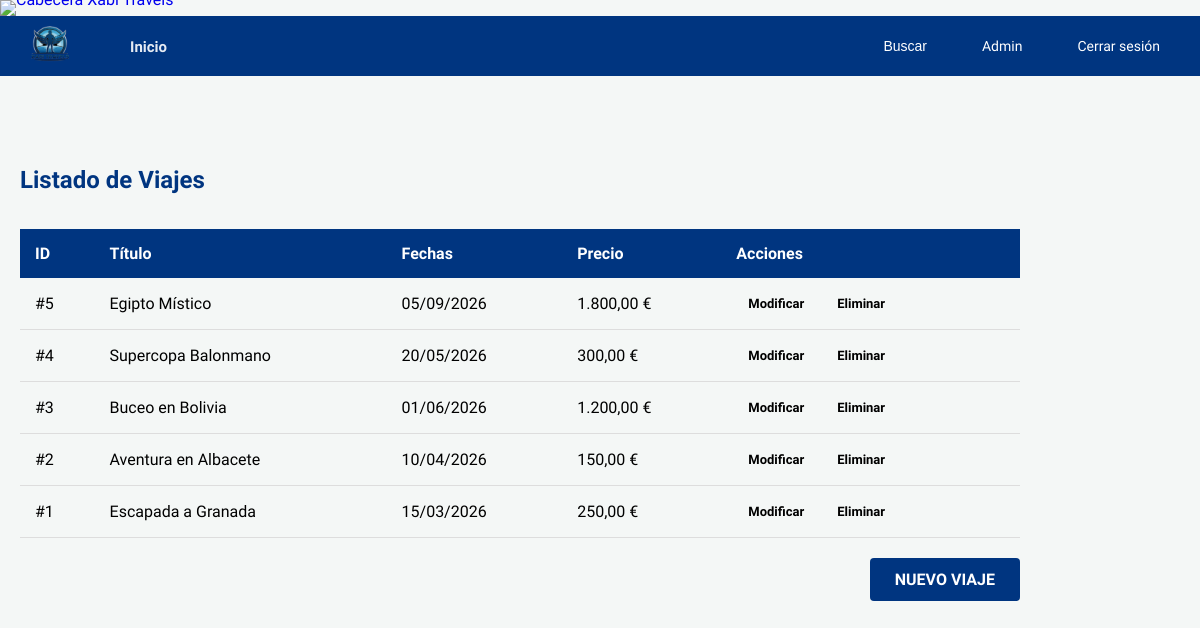
The page /app/admin/ver_viajes.php (signed in) on the database its author committed.
### tables this page shows
CREATE TABLE IF NOT EXISTS `viajes` (
  `id_viaje` int(11) NOT NULL AUTO_INCREMENT,
  `titulo` varchar(200) NOT NULL,
  `descripcion` text NOT NULL,
  `fecha_inicio` date NOT NULL,
  `fecha_fin` date NOT NULL,
  `precio` decimal(10,2) NOT NULL,
  `destacado` tinyint(1) NOT NULL DEFAULT 0,
  `tipo_viaje` varchar(50) NOT NULL,
  `plazas` int(11) NOT NULL,
  `imagen` varchar(255) NOT NULL,
  `continente` varchar(100) DEFAULT NULL,
  `destino` varchar(100) DEFAULT NULL,
  `itinerario` text DEFAULT NULL,
  PRIMARY KEY (`id_viaje`)
);

### app/clases/Viaje.php (called while the page is built, shortened)
<?php
class Viaje {
    private $con;
    public function __construct($conexion) {
        $this->con = $conexion;
    }
    public function obtenerTodos() {
        $stmt = $this->con->prepare("SELECT * FROM viajes ORDER BY id_viaje DESC");
        $stmt->execute();
        return $stmt;
    }
}
?>

### app/admin/ver_viajes.php (the view, shortened to what this page needs)
<?php
include("../config.php");
include("../clases/Viaje.php");
$viajeObj = new Viaje($con);
$lista = $viajeObj->obtenerTodos();
include("../vistas/header.php");
include("../vistas/navbar.php");
?>
<!DOCTYPE html>
<html lang="es">
<head>
    <link rel="stylesheet" href="../assets/css/styles.css">
</head>
<body>
    <div class="main_wrapper">
        <div class="content_wrapper">
            <div class="admin-panel-wrapper" style="max-width: 1000px;">
                <h2 class="admin-title">Listado de Viajes</h2>
                <table class="admin-list-table">
                    <thead>
                        <tr>
                            <th>ID</th>
                            <th>Título</th>
                            <th>Fechas</th>
                            <th>Precio</th>
                            <th>Acciones</th>
                        </tr>
                    </thead>
                    <tbody>
                        <?php while($row = $lista->fetch()) { ?>
                        <tr>
                            <td>#<?php echo htmlspecialchars($row['id_viaje']); ?></td>
                            <td><?php echo htmlspecialchars($row['titulo']); ?></td>
                            <td><?php echo date("d/m/Y", strtotime($row['fecha_inicio'])); ?></td>
                            <td><?php echo number_format($row['precio'], 2, ',', '.'); ?> €</td>
                            <td>
                                <a href="editar_viaje.php?id=<?php echo htmlspecialchars($row['id_viaje']); ?>" class="btn-action btn-edit">Modificar</a>
                                <a href="borrar_viaje.php?id=<?php echo htmlspecialchars($row['id_viaje']); ?>" class="btn-action btn-delete" onclick="return confirm('¿Seguro que quieres borrar?');">Eliminar</a>
                            </td>
                        </tr>
                        <?php } ?>
                    </tbody>
                </table>
                <div style="text-align: right; margin-top: 20px;">
                    <a href="viajes.php" class="btn-save" style="width: auto; display: inline-block;">Nuevo Viaje</a>
                </div>
            </div>
        </div>
    </div>
</body>
</html>

### app/assets/css/base.css (style rules this page uses)
* { box-sizing: border-box; }
html, body { margin: 0 !important; padding: 0 !important; width: 100%; max-width: 100%; overflow-x: hidden; }
body { margin: 0; padding: 0; width: 100%; font-family: 'Segoe UI', sans-serif; background-color: #f4f7f6; overflow-x: hidden; }
.main_wrapper { width: 100%; }
.content_wrapper { width: 100%; max-width: 1200px; margin: 0 auto; padding: 20px; }
h2 { color: #003580; }
a { text-decoration: none; }

### app/assets/css/admin.css (style rules this page uses)
.admin-panel-wrapper { background: transparent; padding: 30px 0; margin-top: 20px; }
.admin-title { padding-bottom: 10px; margin-bottom: 25px; font-size: 24px; }
.admin-list-table { width: 100%; border-collapse: collapse; margin-top: 10px; justify-content: center; }
.admin-list-table th { background-color: #003580; color: white; padding: 15px; text-align: left; }
.admin-list-table td { padding: 12px 15px; border-bottom: 1px solid #ddd; vertical-align: middle; }

### app/assets/css/buttons.css (style rules this page uses)
.btn-save { background-color: #003580; color: white; padding: 12px 25px; border: none; border-radius: 4px; cursor: pointer; font-size: 16px; font-weight: bold; text-transform: uppercase; transition: background 0.3s; display: inline-block; text-align: center; text-decoration: none; }
.btn-action { display: inline-block; padding: 6px 12px; margin-right: 5px; border-radius: 4px; font-size: 13px; font-weight: 600; color: black; text-decoration: none; transition: opacity 0.3s; }

### rows shown on the page
viajes: id_viaje "5", titulo "Egipto Místico", fecha_inicio "05/09/2026", precio "1.800,00"
viajes: id_viaje "4", titulo "Supercopa Balonmano", fecha_inicio "20/05/2026", precio "300,00"
viajes: id_viaje "3", titulo "Buceo en Bolivia", fecha_inicio "01/06/2026", precio "1.200,00"
viajes: id_viaje "2", titulo "Aventura en Albacete", fecha_inicio "10/04/2026", precio "150,00"
viajes: id_viaje "1", titulo "Escapada a Granada", fecha_inicio "15/03/2026", precio "250,00"
